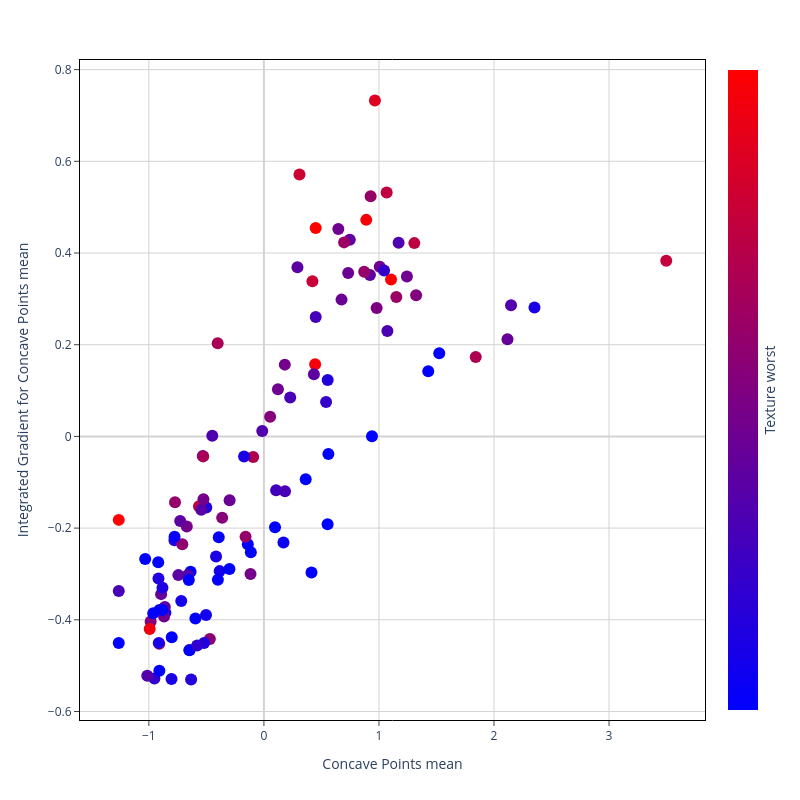

Here is the notebook cell this chart was saved with:
### Code cell
feat_1 = "Concave Points mean"
feat_2 = "Texture worst"

fig = px.scatter(x = df_X_test[feat_1], y = IGtable[feat_1], color = df_X_test[feat_2])
fig.update_traces(marker=dict(size=12))

fig.update_layout(
    plot_bgcolor='white',
    autosize=False,
    width=800,
    height=800,
    coloraxis = {'colorscale':'Bluered'},
    xaxis_title = feat_1,
    yaxis_title = "Integrated Gradient for " + feat_1,
)

fig.update_xaxes(
    zeroline=True,
    zerolinecolor='lightgrey',
    mirror=True,
    ticks='outside',
    showline=True,
    linecolor='black',
    gridcolor='lightgrey'
    )
    
fig.update_yaxes(
    zeroline=True,
    zerolinecolor='lightgrey',
    mirror=True,
    ticks='outside',
    showline=True,
    linecolor='black',
    gridcolor='lightgrey'
)

fig.update_coloraxes(colorbar_showticklabels=False,
                    colorbar_title=dict(text=feat_2,side = "right"),
                    cmin = -1, cmax = 2)

fig.show()

### Figure 1 — Plotly figure (JSON) as saved in the notebook; plotly's stock layout.template omitted (floating-point values rounded to 4 significant figures)
{"data": [{"hovertemplate": "x=%{x}<br>y=%{y}<br>color=%{marker.color}<extra></extra>", "legendgroup": "", "marker": {"color": [-0.6314, 0.2594, 1.061, -0.7486, -1.03, 0.1128, -0.9359, 0.5671, -0.405, -0.607, -1.442, 2.634, 0.3229, 0.4076, -0.6965, 0.616, -0.5923, -1.374, 0.1307, -0.037, 1.256, 1.357, 0.1242, 0.3261, 0.8505, -1.276, -0.6965, -0.8773, -1.392, -0.1819, 0.7626, 0.2577, -0.6786, 0.4825, -0.07446, -1.079, 0.5281, -1.407, -0.1477, 1.22, -1.195, 0.5834, 1.253, -0.6021, -0.02886, 1.012, -1.551, -1.299, 0.9791, -1.198, -0.3855, -0.7454, 0.3799, 1.831, -0.5956, 3.213, 0.3506, 0.9759, 0.3571, -0.6395, 0.375, 0.08025, -0.8382, -0.03212, -0.1591, -1.299, -2.086, 1.293, -0.4083, -0.08423, -1.196, 0.07699, -1.424, 0.7495, 0.121, 0.2154, 0.3082, 1.873, -0.7079, -1.244, 0.04279, -0.9668, 0.7105, -0.7747, -1.102, 1.416, 1.906, -0.8919, 0.2121, 0.8228, -0.4457, -0.09563, 0.7707, -0.6851, 2.056, -0.9408, 0.7658, 0.2545, -1.211, 0.3717, 1.044, -0.1347, 0.5199, -0.07283, -1.527, -1.768, 0.1014, -1.467, 0.3229, -0.6477, -0.2129, -1.605, 1.614, -0.0142], "coloraxis": "coloraxis", "size": 12, "symbol": "circle"}, "mode": "markers", "name": "", "orientation": "v", "showlegend": false, "type": "scatter", "x": [-0.9164, -0.2982, -0.09309, -0.3848, -0.8566, 0.7462, -0.3926, 0.05419, 0.5404, -0.5009, -0.5956, 1.105, 0.6469, -0.6464, 2.352, -0.4699, -0.633, -0.14, -0.8612, -0.01468, 1.067, 0.4215, 0.9216, 1.007, 0.6967, -0.6373, -0.416, -0.9084, -0.1137, 0.4504, -0.1594, 0.7323, -0.1725, 0.9799, -0.6606, -0.2994, -0.9843, -1.262, -1.262, 1.308, 0.3632, -0.3629, -0.5644, 0.5543, -0.5311, -0.91, -0.9188, -0.6477, -0.4018, 0.09649, -0.952, -0.7183, -0.6704, -0.9928, -0.5202, 0.4501, 0.1816, -0.5275, -0.8679, -0.7777, -0.1166, 0.2915, 0.1697, 2.148, 0.2286, -0.6528, -1.032, 3.497, 1.044, -0.4488, 0.9394, -0.7439, 0.4135, -0.7728, -0.7279, 2.117, 1.243, 0.4452, -0.9139, 0.5536, -0.5447, -0.9621, -0.7093, -0.5032, 1.524, 0.309, 0.8894, -0.7769, -0.8935, 1.151, -0.5803, 1.073, 0.8716, -0.8032, -1.262, -0.4, 0.9276, 0.6745, 0.5603, -0.5257, 1.841, 0.1834, 1.323, 1.171, -0.8011, -0.9087, 0.4344, 1.428, 0.1218, -0.8819, 0.106, -0.8824, 0.9647, -1.014], "xaxis": "x", "y": [-0.3099, -0.1393, -0.04501, -0.2938, -0.3848, 0.429, -0.2201, 0.04279, 0.07506, -0.1552, -0.3973, 0.3425, 0.4525, -0.4657, 0.2812, -0.442, -0.5302, -0.2354, -0.3721, 0.01198, 0.5317, 0.3384, 0.3522, 0.3701, 0.4232, -0.2954, -0.2621, -0.3787, -0.2524, 0.2603, -0.2187, 0.3562, -0.04404, 0.2803, -0.3024, -0.2894, -0.4037, -0.4505, -0.3374, 0.4216, -0.0934, -0.1775, -0.1525, 0.123, -0.04263, -0.4524, -0.2746, -0.4666, 0.2032, -0.1979, -0.5278, -0.3588, -0.1965, -0.4201, -0.4508, 0.4545, 0.1565, -0.04358, -0.393, -0.2266, -0.3, 0.3691, -0.2315, 0.2861, 0.08506, -0.3132, -0.2674, 0.3833, 0.3616, 0.001628, 0.0002643, -0.3025, -0.2967, -0.1438, -0.1845, 0.2119, 0.3487, 0.1572, -0.4503, -0.1915, -0.1602, -0.3859, -0.2351, -0.3897, 0.1816, 0.5712, 0.4723, -0.2188, -0.344, 0.3039, -0.4563, 0.2299, 0.359, -0.5292, -0.1821, -0.3125, 0.5236, 0.2983, -0.03819, -0.1372, 0.173, -0.1196, 0.3077, 0.4224, -0.4382, -0.5111, 0.1354, 0.1419, 0.1026, -0.33, -0.1172, -0.3784, 0.7326, -0.5219], "yaxis": "y"}], "layout": {"autosize": false, "coloraxis": {"cmax": 2, "cmin": -1, "colorbar": {"showticklabels": false, "title": {"side": "right", "text": "Texture worst"}}, "colorscale": [[0, "rgb(0,0,255)"], [1, "rgb(255,0,0)"]]}, "height": 800, "legend": {"tracegroupgap": 0}, "margin": {"t": 60}, "plot_bgcolor": "white", "width": 800, "xaxis": {"anchor": "y", "domain": [0, 1], "gridcolor": "lightgrey", "linecolor": "black", "mirror": true, "showline": true, "ticks": "outside", "title": {"text": "Concave Points mean"}, "zeroline": true, "zerolinecolor": "lightgrey"}, "yaxis": {"anchor": "x", "domain": [0, 1], "gridcolor": "lightgrey", "linecolor": "black", "mirror": true, "showline": true, "ticks": "outside", "title": {"text": "Integrated Gradient for Concave Points mean"}, "zeroline": true, "zerolinecolor": "lightgrey"}}}
